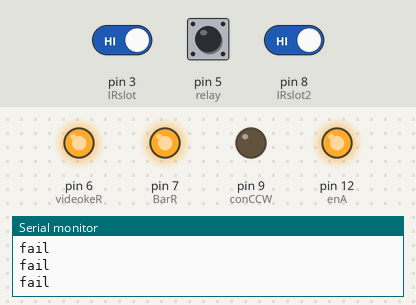
A sketch run on a simulated Arduino Uno, built with avr-gcc and run on an emulated ATmega328P. Shown: output pins drawn as LEDs (lit = HIGH), the last lines printed to the serial monitor. The test bench sets the inputs (shaded band); at power-on: pin 3 (IRslot) HIGH, pin 8 (IRslot2) HIGH, pin 5 (relay) HIGH. Pins used as bus, display or sensor lines are not drawn.

Above: at 10.2 s.
10.3 s: pin 3 (IRslot) driven LOW
At 11.2 s:
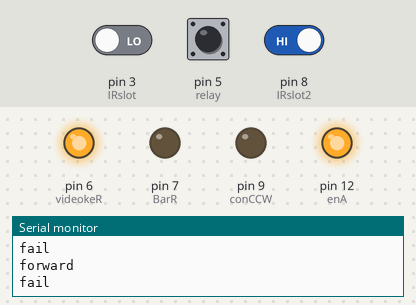
11.8 s: pin 8 (IRslot2) driven LOW
At 15.2 s:
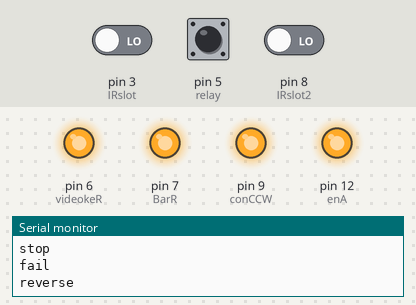
Timing chart, 0 to 16.7 s (numbered marks = the images above; inputs shaded):
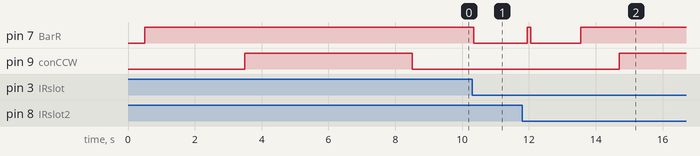

The sketch:

clawmachine_conveyor_control.ino
```cpp
 /*
Using 2 7-segment displays with the 74HC595 shift registers
CC by-sa-nc 3.0
http://tronixstuff.wordpress.com
*/

#include <Servo.h>
int relay = 5;
int videokeR = 6;
int IRslot = 3;
int IRslot2 = 8;
int conCW = 4;
int conCCW =9;
int BarR = 7;
int enA = 12;


int pwmDC = 240;

//boolean setup = true;
boolean detect = false;
boolean scan = false;
boolean go = false;
boolean complete = false;
boolean Rpressed = false;


void setup()
{
  Serial.begin(9600);
    pinMode(enA, OUTPUT);
  analogWrite(enA, pwmDC);
  delay(500);
//  pinMode(led, OUTPUT);
  pinMode(videokeR, OUTPUT);
  pinMode(BarR, OUTPUT);
  pinMode(relay, INPUT_PULLUP);
  pinMode(IRslot, INPUT);
  pinMode(IRslot2, INPUT);
  pinMode(conCW, OUTPUT);
  pinMode(conCCW, OUTPUT);
  digitalWrite(videokeR, HIGH);
    digitalWrite(BarR, HIGH);

  Rpressed = false;

  delay(3000);
    digitalWrite(conCCW, HIGH);
    digitalWrite(conCW, LOW);
    Serial.println("reverse");
    delay(5000);
    digitalWrite(conCCW, LOW);
    digitalWrite(conCW, LOW);
    Serial.println("stop");

delay(500);
//  rises(300);
}

void loop() {
  if(digitalRead(IRslot) == LOW && complete == false){
    detect = true;
    digitalWrite(conCCW, LOW);
    digitalWrite(conCW, HIGH);
    digitalWrite(BarR, LOW);
//    delay(1000);
//    digitalWrite(BarR, HIGH);
    Serial.println("forward");
  }
  if(digitalRead(IRslot2) == LOW && detect == true){
    detect = false;
    digitalWrite(conCCW, LOW);
    digitalWrite(conCW, LOW);
    Serial.println("stop");
    delay(100);
    digitalWrite(BarR, HIGH);
        delay(100);
    digitalWrite(BarR, LOW);
    delay(1500);
    digitalWrite(BarR, HIGH);
    complete = true;
    scan = true;
    delay(1000); //adjust to kain time
  }
  if(digitalRead(relay) == HIGH){
    go = false;
    Serial.println("fail");
    delay(150);
    }
    if(digitalRead(relay) == LOW ){
    go = true;
    Serial.println("success");
    delay(150);
    }
  if(scan == true && go == false){
//    delay(3000);
    digitalWrite(conCCW, HIGH);
    digitalWrite(conCW, LOW);
    Serial.println("reverse");
    delay(7000);
    digitalWrite(conCCW, LOW);
    digitalWrite(conCW, LOW);
    Serial.println("stop");
    scan = false;
    complete = false;


  }

  if(scan == true && go == true && Rpressed == false){
    delay(100);
     digitalWrite(videokeR, LOW);
  delay(500);
   digitalWrite(videokeR, HIGH);
   delay(200);
    digitalWrite(conCCW, LOW);
    digitalWrite(conCW, HIGH);
    Serial.println("forwardSuccess");
//    Rpressed = true;
    delay(9000);
        digitalWrite(conCCW, LOW);
    digitalWrite(conCW, LOW);
    Serial.println("stop");
    go = false;
    scan = false;
    complete = false;
    Rpressed = true;
  }
//
//
//  if(digitalRead(relay) == LOW && Rpressed == false){
//    Rpressed = true;
//  digitalWrite(led, HIGH);
////     servo();
//  delay(150);
//  }
  if(Rpressed == true){


    Rpressed = false;
  }
}
```

Measured:
- after the input at 10.3 s, pin 7 (BarR): HIGH → LOW after 0.05 s
- after the input at 11.8 s, pin 7 (BarR): LOW → HIGH after 0.15 s, → LOW 0.10 s later, → HIGH 1.5 s later; pin 9 (conCCW): LOW → HIGH after 2.9 s
